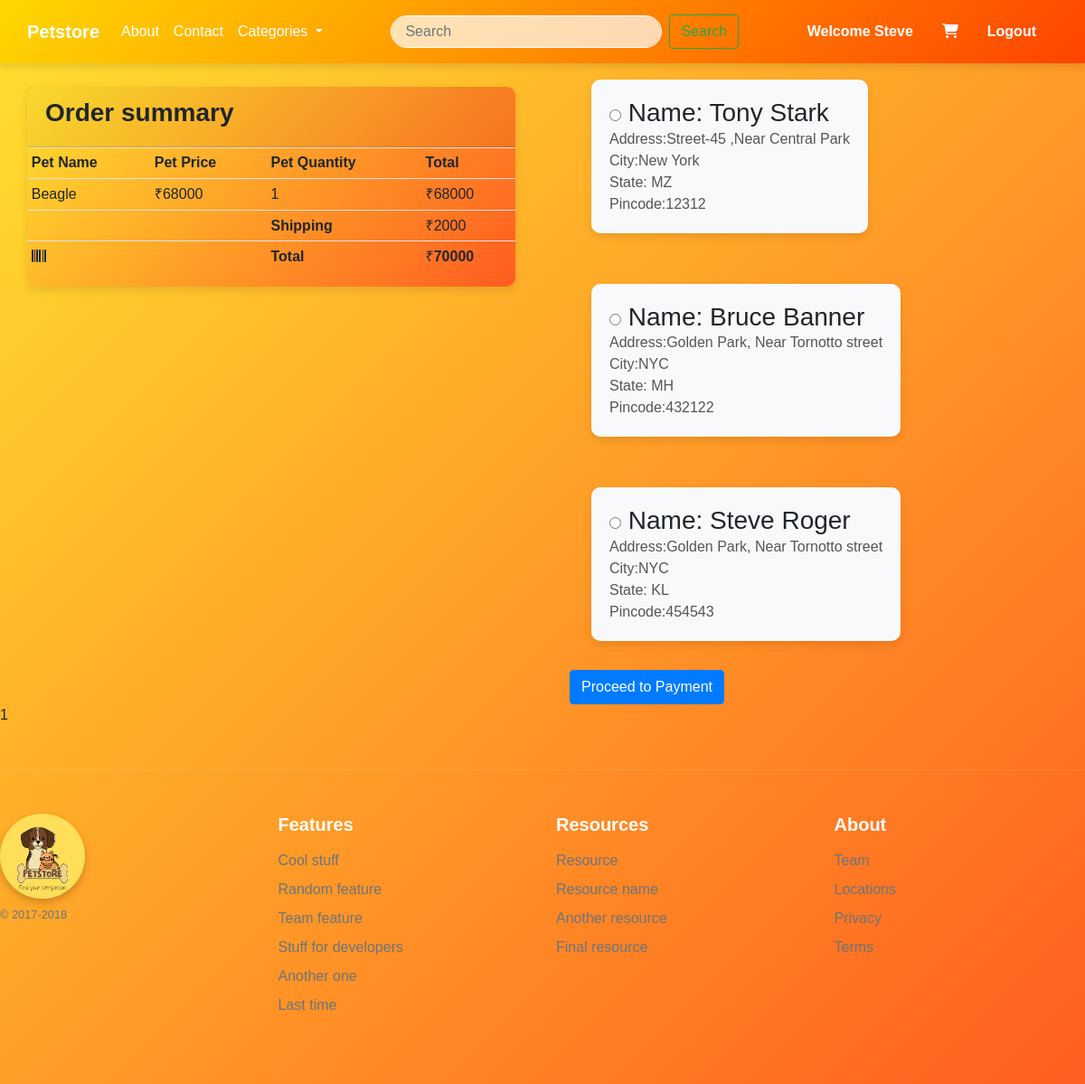
/buynow/1 (signed in), run on the app's committed database.
### core/models.py (models this page shows, shortened)
class Pet(models.Model):
    CATEGORY_CHOICES = [
        ('DOG', 'Dog'),
        ('CAT', 'Cat'),
        ('BIRD', 'Bird'),
    ]
    name = models.CharField(max_length=100)
    category = models.CharField(max_length=20, choices=CATEGORY_CHOICES)
    small_description=models.CharField(max_length=300)
    description=models.TextField()
    selling_price = models.IntegerField()
    discounted_price = models.IntegerField()
    percentage = models.IntegerField(default=0)
    price_and_quantity_total = models.IntegerField(default=0)
    pet_image =models.ImageField(upload_to='pet_images')  # As we are using image field we have to intall 'pillow'. And we have to Define MEDIA_URL in settings.py file so that all folder should save in media directory
    def __str__(self):
        return str(self.id)

class Customer(models.Model):
    STATE_CHOICES = [
        ('AP', 'Andhra Pradesh'),
        ('AR', 'Arunachal Pradesh'),
        ('AS', 'Assam'),
        ('BR', 'Bihar'),
        ('CT', 'Chhattisgarh'),
        ('GA', 'Goa'),
        ('GJ', 'Gujarat'),
        ('HR', 'Haryana'),
        ('HP', 'Himachal Pradesh'),
        ('JH', 'Jharkhand'),
        ('KA', 'Karnataka'),
        ('KL', 'Kerala'),
        ('MP', 'Madhya Pradesh'),
        ('MH', 'Maharashtra'),
        ('MN', 'Manipur'),
        ('ML', 'Meghalaya'),
        ('MZ', 'Mizoram'),
        ('NL', 'Nagaland'),
        ('OR', 'Odisha'),
        ('PB', 'Punjab'),
        ('RJ', 'Rajasthan'),
        ('SK', 'Sikkim'),
        ('TN', 'Tamil Nadu'),
        ('TG', 'Telangana'),
        ('TR', 'Tripura'),
        ('UP', 'Uttar Pradesh'),
        ('UK', 'Uttarakhand'),
        ('WB', 'West Bengal'),
        ('AN', 'Andaman and Nicobar Islands'),
        ('CH', 'Chandigarh'),
        ('DN', 'Dadra and Nagar Haveli and Daman and Diu'),
        ('DL', 'Delhi'),
        ('JK', 'Jammu and Kashmir'),
        ('LA', 'Ladakh'),
        ('LD', 'Lakshadweep'),
        ('PY', 'Puducherry'),
    ]
    user = models.ForeignKey(User, on_delete=models.CASCADE)  # we have created Many-to-one relationship i.e multiple order can be done by one user
    name = models.CharField(max_length=100)
    address = models.CharField(max_length=100)
    city = models.CharField(max_length=100)
    state = models.CharField(max_length=2, choices=STATE_CHOICES)
    pincode = models.IntegerField(
        default=0,
        blank=True,
        null=True,
    )

### core/views.py (the view)
# urls.py: path('buynow/<int:id>',views.buynow,name='buynow'),
@login_required(login_url='login')
def buynow(request,id):
    pet = Pet.objects.get(pk=id)     # cart_items will fetch product of current user, and show product available in the cart of the current user.
    delhivery_charge =2000
    final_price= delhivery_charge + pet.discounted_price
    address = Customer.objects.filter(user=request.user)
    return render(request, 'core/buynow.html', {'final_price':final_price,'address':address,'pet':pet})

### core/templates/core/buynow.html (shortened to what this page needs)
{% extends "core/base.html" %}
{% block content %}
<div class="container">
    <div class="row">
        <div class="col-sm-6 mt-5">
            <div class="container">
                    <div class="row">
                        <div class="col-md-12 mt-5">
                            <div class="card ">
                                <div class="card-header">
                                    <h3 class="text-xs-center"><strong>Order summary</strong></h3>
                                </div>
                                <div class="card-block">
                                    <div class="table-responsive">
                                        <table class="table table-sm">
                                            <thead>
                                                <tr>
                                                    <td><strong>Pet Name</strong></td>
                                                    <td class="text-xs-center"><strong>Pet Price</strong></td>
                                                    <td class="text-xs-center"><strong>Pet Quantity</strong></td>
                                                    <td class="text-xs-right"><strong>Total</strong></td>
                                                </tr>
                                            </thead>
                                            <tbody>
                                                <tr>
                                                    <td>{{pet.name}}</td>
                                                    <td class="text-xs-center">₹{{pet.discounted_price}}</td>
                                                    <td class="text-xs-center">1</td>
                                                    <td class="text-xs-right">₹{{pet.discounted_price}}</td>
                                                </tr>
                                                <tr>
                                                    <td class="emptyrow"></td>
                                                    <td class="emptyrow"></td>
                                                    <td class="emptyrow text-xs-center"><strong>Shipping</strong></td>
                                                    <td class="emptyrow text-xs-right">₹2000</td>
                                                </tr>
                                                <tr>
                                                    <td class="emptyrow"><i class="fa fa-barcode iconbig"></i></td>
                                                    <td class="emptyrow"></td>
                                                    <td class="emptyrow text-xs-center"><strong>Total</strong></td>
                                                    <td class="emptyrow text-xs-right">₹<b>{{final_price}}</b></td>
                                                </tr>
                                            </tbody>
                                        </table>
                                    </div>
                                </div>
                            </div>
                        </div>
                    </div>
                </div>
        </div>
        <div class="col-sm-5 mt-5">
                <div class="container">
                    <div class="row">
                        <div class="col-sm-12 mt-3">
                          <form method="post" action="{% url 'buynowpayment' pet.id %}">
                                    {% for add in address %}
                                    <label >
                                        <div class="card flex-md-row mb-4 box-shadow h-md-250 mt-4 ml-4">
                                            <div class="card-body d-flex flex-column align-items-start">
                                                <h3 class="mb-0">
                                                    <input type="radio" name="buynow_selected_address" value="{{ add.id }}">
                                                Name: {{add.name}}
                                            </h3>
                                            <p class="card-text mb-auto">Address:{{add.address}} </p>
                                            <p class="card-text mb-auto">City:{{add.city}} </p>
                                            <p class="card-text mb-auto">State: {{add.state}} </p>
                                            <p class="card-text mb-auto">Pincode:{{add.pincode}} </p>
                                            </div>
                                        </div>
                                    </label>
                                    {% endfor %}
                                       <input type="submit" class="btn btn-primary" value="Proceed to Payment">
                            </form>
                        </div>
                    </div>
                </div>
        </div>
    </div>
</div>
{{pet}}
{% endblock content %}

### core/templates/core/navbar.html (shortened to what this page needs)
<nav class="navbar navbar-expand-lg fixed-top navbar-custom">
  <div class="container">
    <a class="navbar-brand" href="/">Petstore</a>
    <div class="collapse navbar-collapse" id="navbarSupportedContent">
      <ul class="navbar-nav mr-auto">
        <li class="nav-item active">
          <a class="nav-link" href="{% url 'about' %}">About<span class="sr-only">(current)</span></a>
        </li>
        <li class="nav-item">
          <a class="nav-link" href="{% url 'contact' %}">Contact</a>
        </li>
        <li class="nav-item dropdown">
          <a class="nav-link dropdown-toggle" href="/" role="button" data-toggle="dropdown" aria-expanded="false">
            Categories
          </a>
        </li>
      </ul>
      <form class="form-inline my-lg-0 mr-auto">
        <input class="form-control custom-search-bar mr-2 " type="search" placeholder="Search" aria-label="Search" style="width:300px">
        <button class="btn  btn-outline-success  my-2 my-sm-0" type="submit">Search</button>
      </form>
      <ul class="navbar-nav">
        {% if request.user.is_authenticated %}
        <li class="nav-item active">
          <a class="nav-link mr-3 nav-user" href="{% url 'profile' %}"><b>Welcome {{user.first_name}}</b></a>
        </li>
        <li class="nav-item">
          <a class="nav-link mr-3" href="{% url 'viewcart' %}">
            <i class="fa fa-shopping-cart"></i>
          </a>
        </li>
        <li class="nav-item">
          <a class="nav-link mr-3 nav-user" href="{% url 'logout' %}">Logout</a>
        </li>
        {% endif %}
      </ul>
    </div>
  </div>
</nav>

### core/static/core/css/core.css (style rules this page uses)
body { background: linear-gradient(135deg, #ffe02f, #ff5c20); transition: background 0.5s ease; font-family: 'Arial', sans-serif; }
.navbar-custom { background: linear-gradient(135deg, #FFD700, #FF4500); padding: 15px; transition: background 0.3s ease-in-out, padding 0.3s ease-in-out; box-shadow: 0 4px 8px rgba(0, 0, 0, 0.1); }
.navbar-custom .navbar-brand { font-weight: bold; color: #fff; transition: color 0.3s; }
.navbar-custom .nav-user { font-weight: bold; transition: color 0.3s; }
.navbar-custom .nav-link { color: #fff; transition: color 0.3s, transform 0.3s; }
.custom-search-bar { border-radius: 20px; border: 1px solid #fff; padding: 5px 15px; background-color: rgba(255, 255, 255, 0.7); }
.container { max-width: 1200px; margin: auto; border-radius: 15px; }
.card { box-shadow: 0 4px 10px rgba(0, 0, 0, 0.1); transition: transform 0.3s ease, box-shadow 0.3s ease; }
.card-body { background-color: #f8f9fa; text-align: center; border-radius: 10px; }
.card-text { font-size: 16px; color: #555; }
.card { background: linear-gradient(135deg, #ffe02f, #ff5c20); border: none; border-radius: 10px; transition: box-shadow 0.3s, transform 0.3s; }

### data on the page
Pet: name "Beagle", discounted_price "68000", id "1"
Customer: name "Tony Stark", address "Street-45 ,Near Central Park", city "New York", state "MZ", pincode "12312"
Customer: name "Bruce Banner", address "Golden Park, Near Tornotto street", city "NYC", state "MH", pincode "432122"
Customer: name "Steve Roger", address "Golden Park, Near Tornotto street", city "NYC", state "KL", pincode "454543"

### other printed values
{{ user.first_name }} "Steve"
{{ final_price }} "70000"
